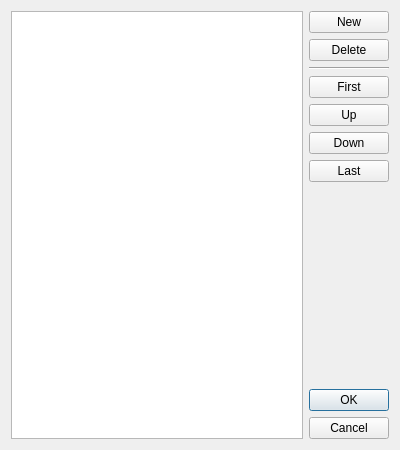
<?xml version="1.0" encoding="UTF-8"?>
<ui version="4.0">
 <class>MesonListEditor</class>
 <widget class="QDialog" name="MesonListEditor">
  <property name="geometry">
   <rect>
    <x>0</x>
    <y>0</y>
    <width>400</width>
    <height>450</height>
   </rect>
  </property>
  <property name="windowTitle">
   <string>Dialog</string>
  </property>
  <layout class="QHBoxLayout" name="horizontalLayout">
   <item>
    <widget class="QListWidget" name="array">
     <property name="frameShadow">
      <enum>QFrame::Sunken</enum>
     </property>
     <property name="alternatingRowColors">
      <bool>true</bool>
     </property>
     <property name="uniformItemSizes">
      <bool>true</bool>
     </property>
     <property name="selectionRectVisible">
      <bool>true</bool>
     </property>
    </widget>
   </item>
   <item>
    <layout class="QVBoxLayout" name="verticalLayout">
     <item>
      <widget class="QPushButton" name="b_new">
       <property name="text">
        <string>New</string>
       </property>
       <property name="icon">
        <iconset theme="list-add"/>
       </property>
      </widget>
     </item>
     <item>
      <widget class="QPushButton" name="b_del">
       <property name="text">
        <string>Delete</string>
       </property>
       <property name="icon">
        <iconset theme="list-remove"/>
       </property>
      </widget>
     </item>
     <item>
      <widget class="Line" name="line">
       <property name="orientation">
        <enum>Qt::Horizontal</enum>
       </property>
      </widget>
     </item>
     <item>
      <widget class="QPushButton" name="b_first">
       <property name="text">
        <string>First</string>
       </property>
       <property name="icon">
        <iconset theme="arrow-up-double"/>
       </property>
      </widget>
     </item>
     <item>
      <widget class="QPushButton" name="b_up">
       <property name="text">
        <string>Up</string>
       </property>
       <property name="icon">
        <iconset theme="arrow-up"/>
       </property>
      </widget>
     </item>
     <item>
      <widget class="QPushButton" name="b_down">
       <property name="text">
        <string>Down</string>
       </property>
       <property name="icon">
        <iconset theme="arrow-down"/>
       </property>
      </widget>
     </item>
     <item>
      <widget class="QPushButton" name="b_last">
       <property name="text">
        <string>Last</string>
       </property>
       <property name="icon">
        <iconset theme="arrow-down-double"/>
       </property>
      </widget>
     </item>
     <item>
      <spacer name="verticalSpacer">
       <property name="orientation">
        <enum>Qt::Vertical</enum>
       </property>
       <property name="sizeHint" stdset="0">
        <size>
         <width>20</width>
         <height>40</height>
        </size>
       </property>
      </spacer>
     </item>
     <item>
      <widget class="QDialogButtonBox" name="buttonBox">
       <property name="sizePolicy">
        <sizepolicy hsizetype="Fixed" vsizetype="Fixed">
         <horstretch>0</horstretch>
         <verstretch>0</verstretch>
        </sizepolicy>
       </property>
       <property name="orientation">
        <enum>Qt::Vertical</enum>
       </property>
       <property name="standardButtons">
        <set>QDialogButtonBox::Cancel|QDialogButtonBox::Ok</set>
       </property>
       <property name="centerButtons">
        <bool>false</bool>
       </property>
      </widget>
     </item>
    </layout>
   </item>
  </layout>
 </widget>
 <resources/>
 <connections>
  <connection>
   <sender>buttonBox</sender>
   <signal>accepted()</signal>
   <receiver>MesonListEditor</receiver>
   <slot>accept()</slot>
   <hints>
    <hint type="sourcelabel">
     <x>347</x>
     <y>404</y>
    </hint>
    <hint type="destinationlabel">
     <x>199</x>
     <y>224</y>
    </hint>
   </hints>
  </connection>
  <connection>
   <sender>buttonBox</sender>
   <signal>rejected()</signal>
   <receiver>MesonListEditor</receiver>
   <slot>reject()</slot>
   <hints>
    <hint type="sourcelabel">
     <x>347</x>
     <y>404</y>
    </hint>
    <hint type="destinationlabel">
     <x>199</x>
     <y>224</y>
    </hint>
   </hints>
  </connection>
  <connection>
   <sender>b_new</sender>
   <signal>clicked()</signal>
   <receiver>MesonListEditor</receiver>
   <slot>add()</slot>
   <hints>
    <hint type="sourcelabel">
     <x>347</x>
     <y>24</y>
    </hint>
    <hint type="destinationlabel">
     <x>199</x>
     <y>224</y>
    </hint>
   </hints>
  </connection>
  <connection>
   <sender>b_del</sender>
   <signal>clicked()</signal>
   <receiver>MesonListEditor</receiver>
   <slot>remove()</slot>
   <hints>
    <hint type="sourcelabel">
     <x>347</x>
     <y>65</y>
    </hint>
    <hint type="destinationlabel">
     <x>199</x>
     <y>224</y>
    </hint>
   </hints>
  </connection>
  <connection>
   <sender>b_up</sender>
   <signal>clicked()</signal>
   <receiver>MesonListEditor</receiver>
   <slot>up()</slot>
   <hints>
    <hint type="sourcelabel">
     <x>347</x>
     <y>115</y>
    </hint>
    <hint type="destinationlabel">
     <x>199</x>
     <y>224</y>
    </hint>
   </hints>
  </connection>
  <connection>
   <sender>b_down</sender>
   <signal>clicked()</signal>
   <receiver>MesonListEditor</receiver>
   <slot>down()</slot>
   <hints>
    <hint type="sourcelabel">
     <x>347</x>
     <y>156</y>
    </hint>
    <hint type="destinationlabel">
     <x>199</x>
     <y>224</y>
    </hint>
   </hints>
  </connection>
  <connection>
   <sender>array</sender>
   <signal>currentItemChanged(QListWidgetItem*,QListWidgetItem*)</signal>
   <receiver>MesonListEditor</receiver>
   <slot>currentItemChanged()</slot>
   <hints>
    <hint type="sourcelabel">
     <x>150</x>
     <y>224</y>
    </hint>
    <hint type="destinationlabel">
     <x>199</x>
     <y>224</y>
    </hint>
   </hints>
  </connection>
  <connection>
   <sender>b_first</sender>
   <signal>clicked()</signal>
   <receiver>MesonListEditor</receiver>
   <slot>first()</slot>
   <hints>
    <hint type="sourcelabel">
     <x>347</x>
     <y>115</y>
    </hint>
    <hint type="destinationlabel">
     <x>199</x>
     <y>224</y>
    </hint>
   </hints>
  </connection>
  <connection>
   <sender>b_last</sender>
   <signal>clicked()</signal>
   <receiver>MesonListEditor</receiver>
   <slot>last()</slot>
   <hints>
    <hint type="sourcelabel">
     <x>347</x>
     <y>238</y>
    </hint>
    <hint type="destinationlabel">
     <x>199</x>
     <y>224</y>
    </hint>
   </hints>
  </connection>
 </connections>
 <slots>
  <slot>add()</slot>
  <slot>remove()</slot>
  <slot>up()</slot>
  <slot>down()</slot>
  <slot>currentItemChanged()</slot>
  <slot>first()</slot>
  <slot>last()</slot>
 </slots>
</ui>
